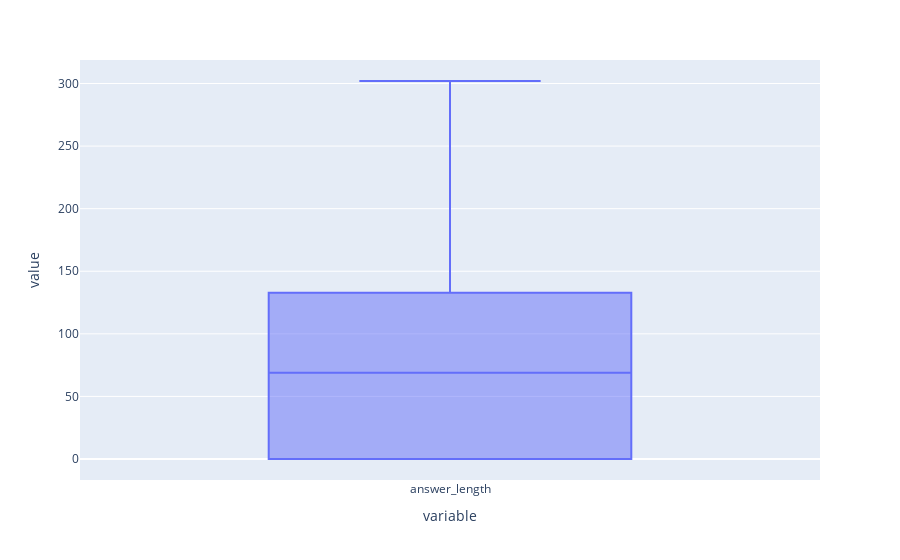

The notebook cell this image was saved under:
### Markdown cell above
### Box "обеспечение гарантийных обязательств"

### Code cell
pd.options.plotting.backend = "plotly"

fig = train_df[(train_df['label'] == label_two)]['answer_length'].plot.box()
fig.show()

### Figure 1 — Plotly figure (JSON) as saved in the notebook; plotly's stock layout.template omitted (floating-point values rounded to 4 significant figures; data arrays with more than 128 entries replaced by an {"elided": "..."} marker saying what was removed)
{"data": [{"alignmentgroup": "True", "hovertemplate": "variable=%{x}<br>value=%{y}<extra></extra>", "legendgroup": "", "marker": {"color": "#636efa"}, "name": "", "notched": false, "offsetgroup": "", "orientation": "v", "showlegend": false, "type": "box", "x": {"elided": "811 str values"}, "x0": " ", "xaxis": "x", "y": {"elided": "811 int values"}, "y0": " ", "yaxis": "y"}], "layout": {"boxmode": "group", "legend": {"tracegroupgap": 0}, "margin": {"t": 60}, "xaxis": {"anchor": "y", "domain": [0, 1], "title": {"text": "variable"}}, "yaxis": {"anchor": "x", "domain": [0, 1], "title": {"text": "value"}}}}
